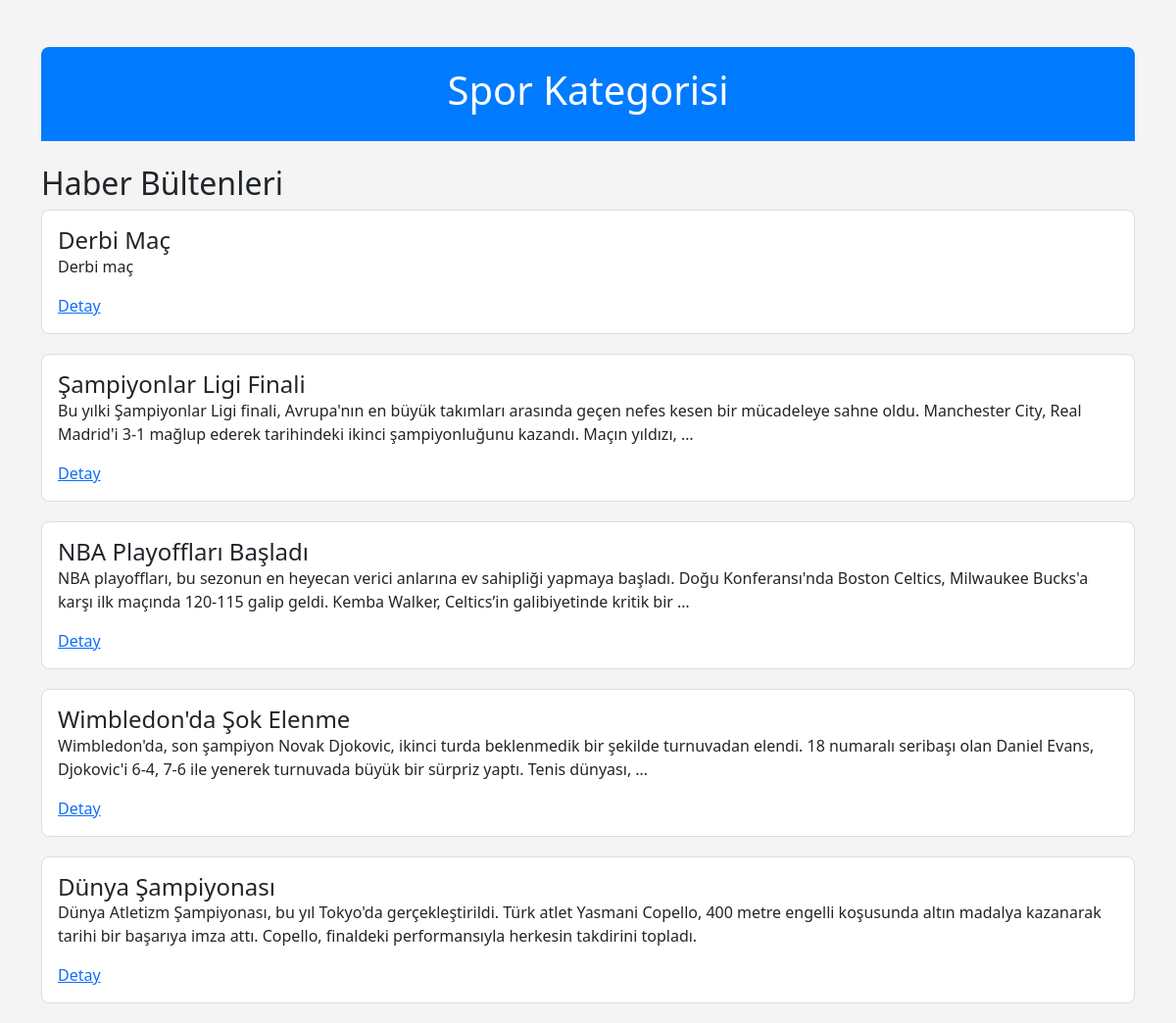
The app's page /category-newsletters/2/ with its own data.
### newsletter/models.py (models this page shows, shortened)
class NewsletterCategory(models.Model):
    title = models.CharField(max_length=100)

class Newsletter(models.Model):
    title = models.CharField(max_length=200)
    content = models.TextField()
    category = models.ForeignKey(NewsletterCategory, on_delete=models.CASCADE, related_name='newsletters')

### newsletter/views.py (the view)
# urls.py: path('category-newsletters/<int:category_id>/', views.category_newsletter, name='category_newsletter'),
def category_newsletter(request, category_id):
    category = get_object_or_404(NewsletterCategory, id=category_id)
    newsletters = Newsletter.objects.filter(category=category)
    return render(request, 'category_newsletter.html', {'newsletters': newsletters, 'category': category})

### newsletter/templates/category_newsletter.html (shortened to what this page needs)
<!DOCTYPE html>
<html lang="tr">
<head>
    <link href="https://cdn.jsdelivr.net/npm/bootstrap@5.3.0-alpha1/dist/css/bootstrap.min.css" rel="stylesheet">
</head>
<body>
    <div class="container mt-5">
        <div class="header">
            <h1>{{ category.title }} Kategorisi</h1>
        </div>
        <h2 class="mt-4">Haber Bültenleri</h2>
        <ul class="list-unstyled">
            {% for news in newsletters %}
                <li>
                    <div class="newsletter-card p-3">
                        <h5 class="card-title">{{ news.title }}</h5>
                        <p>{{ news.content|truncatewords:30 }}</p>
                        <a href="{% url 'news_detail' news.id%}" class="detail-button">Detay</a>
                    </div>
                </li>
            {% empty %}
                <li>
                    <div class="alert alert-warning" role="alert">
                        Bu kategoride hiç haber bülteni yok.
                    </div>
                </li>
            {% endfor %}
        </ul>
    </div>
</body>
</html>

### newsletter/templates/category_newsletter.html (style rules this page uses)
body { background-color: #f4f4f4; }
.header { background: #007BFF; color: white; padding: 20px; text-align: center; border-radius: 0.5rem 0.5rem 0 0; }
.newsletter-card { border: 1px solid #ddd; border-radius: 0.5rem; margin-bottom: 20px; background: white; transition: box-shadow 0.3s; }
.card-title { font-size: 1.5rem; }

### records on screen
NewsletterCategory: title "Spor"
Newsletter: title "Derbi Maç", content "Derbi maç"
Newsletter: title "Şampiyonlar Ligi Finali", content "Bu yılki Şampiyonlar Ligi finali, Avrupa'nın en büyük takımları arasında geçen nefes kesen bir mücadeleye sahne oldu. Manchester City, Real Madrid'i 3-1 mağlup ederek tarihindeki ikinci şampiyonluğunu kazandı. Maçın yıldızı, …"
Newsletter: title "NBA Playoffları Başladı", content "NBA playoffları, bu sezonun en heyecan verici anlarına ev sahipliği yapmaya başladı. Doğu Konferansı'nda Boston Celtics, Milwaukee Bucks'a karşı ilk maçında 120-115 galip geldi. Kemba Walker, Celtics’in galibiyetinde kritik bir …"
Newsletter: title "Wimbledon'da Şok Elenme", content "Wimbledon'da, son şampiyon Novak Djokovic, ikinci turda beklenmedik bir şekilde turnuvadan elendi. 18 numaralı seribaşı olan Daniel Evans, Djokovic'i 6-4, 7-6 ile yenerek turnuvada büyük bir sürpriz yaptı. Tenis dünyası, …"
Newsletter: title "Dünya Şampiyonası", content "Dünya Atletizm Şampiyonası, bu yıl Tokyo'da gerçekleştirildi. Türk atlet Yasmani Copello, 400 metre engelli koşusunda altın madalya kazanarak tarihi bir başarıya imza attı. Copello, finaldeki performansıyla herkesin takdirini topladı."
